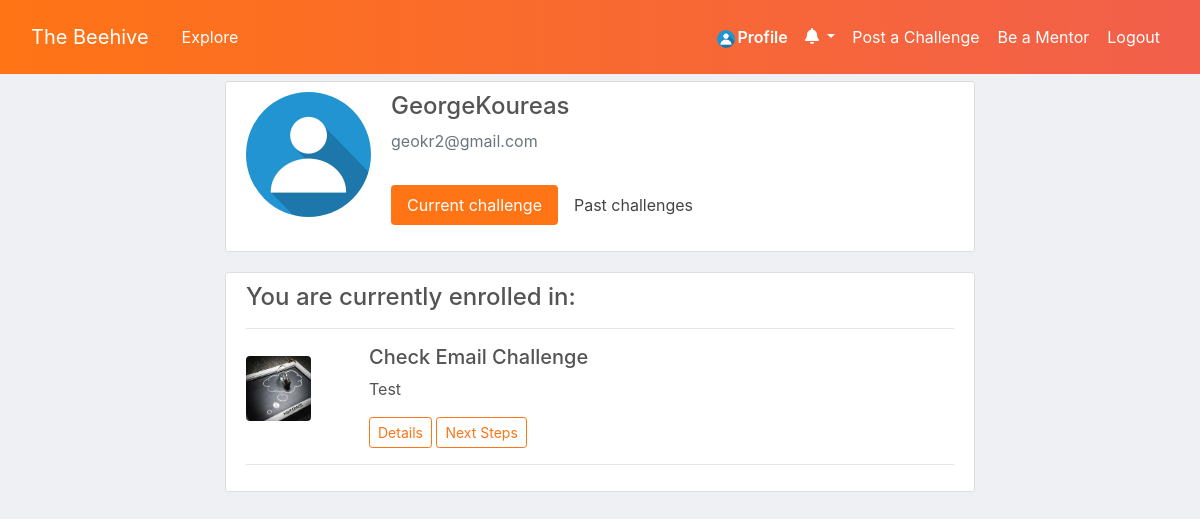
Screenshot of /profile/ (signed in) with the database file from the repository.
### users/models.py (models this page shows, shortened)
class Profile(models.Model):
    user = models.OneToOneField(User, on_delete=models.CASCADE)
    challenge_owner_account = models.BooleanField(null=True, help_text='Selecting YES will allow you to submit challenges!, Selecting NO will allow you to solve a challenge')
    image = models.ImageField(default='default.jpg', upload_to='profile_pics')

### challenges/models.py (models this page shows, shortened)
class Challenge(models.Model):
    SOFTWARE = 'SW'
    DESIGN = 'DE'
    HARDWARE = 'HW'
    SCIENCE = 'SC'
    MARKETING = 'MA'
    OTHER = 'OT'
    CATEGORY_CHOICES = [
        (SOFTWARE, 'Programming'),
        (DESIGN, 'Design'),
        (HARDWARE, 'Hardware'),
        (SCIENCE, 'Science'),
        (MARKETING, 'Marketing'),
        (OTHER, 'Other'),
    ]
    name = models.CharField(max_length=30)
    assignor = models.ForeignKey(User, blank=True, null=True, on_delete=models.CASCADE, related_name='owned_challenges')
    description_small = models.TextField()
    description_small_final = models.TextField(blank=True)
    description_large = models.TextField()
    description_large_final = models.TextField(blank=True)
    assignor_website = models.URLField()
    due_date = models.DateTimeField(null=True, blank=True)
    apply_until_date = models.DateTimeField(null=True, blank=True)
    date_posted = models.DateTimeField(default=timezone.now)
    applicants = models.ManyToManyField(User, blank=True, related_name='challenges')
    admitted = models.BooleanField(default=False, blank=True)
    contact_person_full_name = models.CharField(max_length=50, null=True)
    contact_person_email = models.EmailField(null=True)
    cover_image = models.ImageField(default='default_challenge.jpg', upload_to='challenge_pics')
    prize = models.CharField(max_length=50)
    category = models.CharField(max_length=2, choices=CATEGORY_CHOICES, default=OTHER)

### users/views.py (the view, shortened to what this page needs)
# urls.py: path('profile/', user_views.profile, name='profile'),
@login_required
def profile(request):
    act_challenge = Challenge.objects.filter((Q(applicants = request.user) & Q(due_date__gte=timezone.now()))).first()
    return render(request, 'users/profile.html', {'pitch_list': Challenge_Initial_Pitch.objects.filter(user=request.user), 'teams_list': Team.objects.filter(members=request.user.profile), 'title': "Profile", 'active_challenge': Challenge.objects.filter((Q(applicants = request.user) & Q(due_date__gte=timezone.now()))), 'past_challenges': Challenge.objects.filter((Q(applicants = request.user) & Q(due_date__lte=timezone.now()))), 'active_team': Team.objects.filter(Q(challenge = act_challenge) & Q(members=request.user.profile)) })

### challenges/context_processors.py (called while the page is built)
def notification_context(request):
    if request.user.is_anonymous:
        return {}
    n = Notifications.objects.filter(recipient=request.user).order_by('-timestamp')
    return {
        'notification': n,
    }

### users/templates/users/profile.html (shortened to what this page needs)
{% extends "base.html" %}
{% load tz %}
{% block content %}
<div class='col-md-8 mx-auto mt-0 pt-0'>
<div class="content-section mt-0">
  <div class="media">
    <img class="rounded-circle account-img" src="{{ user.profile.image.url }}">
    <div class="media-body">
      <h4 class="account-heading">{{ user.username }}</h4>
      <p class="text-secondary">{{ user.email }}</p>
      <ul class="nav nav-pills py-3" id="pills-tab" role="tablist">
        <li class="nav-item">
          <a class="nav-link active" id="pills-current-challenge-tab" data-toggle="pill" href="#pills-current-challenge" role="tab" aria-controls="current-challenge" aria-selected="true">Current challenge</a>
        </li>
        <li class="nav-item">
          <a class="nav-link" id="pills-past-challenges-tab" data-toggle="pill" href="#pills-past-challenges" role="tab" aria-controls="pills-past-challenges" aria-selected="false">Past challenges</a>
        </li>
      </ul>
    </div>
  </div>
</div>
</div>
<div class='col-md-8 mx-auto mt-auto'>
{% if not user.profile.challenge_owner_account %}
{% now "Y-m-d" as todays_date %}
<div class="tab-content pb-5" id="pills-tabContent">
    <div class="tab-pane fade show active" id="pills-current-challenge" role="tabpanel" aria-labelledby="pills-current-challenge-tab">
      {% if active_challenge %}
      <div class="media content-section">
        <div class="media-body">
          <h4> You are currently enrolled in: </h4>
          {% for challenge in active_challenge %}
            <hr>
              <div class='row'>
                <div class='col-2 m-auto'>
                <img class="rounded account-img past" src="{{ challenge.cover_image.url }}">
                </div>
                <div class='col-10'>
                  <h5>{{ challenge.name }}</h5>
                  <p>{{ challenge.description_small_final }}</p>
                  <a class="btn btn-sm btn-outline-info ml-auto" href="{% url 'challenges:challenge-details' challenge.pk %}">Details</a>
                  <a class="btn btn-sm btn-outline-info ml-auto" data-toggle="collapse" href="#NextSteps" role="button" aria-expanded="false" aria-controls="NextSteps">Next Steps</a>
                </div>
              </div>
            <hr>
          {% endfor %}
        </div>
      </div>
  {% else %}
  <div class="media content-section">
    <div class="media-body">
      <h4> You are not currently enrolled in a challenge: </h4>
    </div>
  </div>
{% endif %}
    </div>
{% endif %}
</div>
</div>
{% endblock content %}

### Beehive/templates/base.html (shortened to what this page needs)
{% load static %}
<!DOCTYPE html>
<html lang="en">
<head>
  <link rel="stylesheet" href="https://stackpath.bootstrapcdn.com/bootstrap/4.1.1/css/bootstrap.min.css">
  <link rel="stylesheet" href="https://cdn.datatables.net/1.10.20/css/dataTables.bootstrap4.min.css">
  <link rel="stylesheet" href="https://cdn.datatables.net/buttons/1.6.1/css/buttons.bootstrap4.min.css">
  <link rel="stylesheet" type="text/css" href="{% static 'challenges/main.css' %}">
</head>
<body>
    <header class="site-header mb-0 pb-0">
        <nav class="navbar navbar-expand-md navbar-dark bg-steel fixed-top py-3">
          <div class="container-fluid">
            <a class="navbar-brand mr-4" href="{% url 'challenges:challenge-home' %}">The Beehive</a>
            <div class="collapse navbar-collapse" id="navbarToggle">
              <div class="navbar-nav mr-auto">
                <a class="nav-item nav-link btn btn-link" href="{% url 'challenges:challenge-home' %}">Explore</a>
              </div>
              <div class="navbar-nav mb-0 pb-0">
                {% if user.is_authenticated %}
                <a class="nav-item nav-link btn rounded cust_menu_btn" href="{% url 'profile' %}"><img class="rounded-circle prof_btn_img" src="{{ user.profile.image.url }}">Profile</a>
                              <li class="nav-item avatar dropdown">
                              <a class="nav-link dropdown-toggle waves-effect waves-light" id="navbarDropdownMenuLink-5" data-toggle="dropdown" aria-haspopup="true" aria-expanded="true">
                                <i class="fas fa-bell"></i>
                              </a>
                              </li>
                <a class="nav-item nav-link btn btn-link" href="{% url 'challenges:challenge-create' %}">Post a Challenge</a>
                <a class="nav-item nav-link btn btn-link" href="{% url 'challenges:mentor-create' %}">Be a Mentor</a>
                <a class="nav-item nav-link btn btn-link" data-toggle="modal" data-target="#LogoutModalCenter">Logout</a>
                {% endif %}
              </div>
            </div>
          </div>
        </nav>
    </header>
    <main role="main" class="container-fluid mt-0 pt-0 mb-5" style='min-height: 50vh;'>
          <div class='col-md-8 mx-auto'>
          </div>
            {% block content %}{% endblock %}
      </main>
</body>

### challenges/static/challenges/main.css (style rules this page uses)
body { background: #eff0f3; color: #545454; margin-top: 5rem; }
h1, h2, h3, h4, h5, h6 { color: #545454; font-weight: 500; }
ul { margin: 0; list-style-type: none; }
li a { color: #444444; text-decoration: none; display: block; width: 100%; height: 100%; }
.bg-steel { background-image: linear-gradient(to right, #FF7415 , #F25F4C); }
.site-header .navbar-nav .nav-link { color: #ffffff; }
.nav-pills .nav-link.active { background-color: #FF7415; }
.content-section { background: #ffffff; padding: 10px 20px; border: 1px solid #dddddd; border-radius: 3px; margin-bottom: 20px; }
.prof_btn_img { height: 18px; width: 18px; margin-right: 3px; vertical-align: center; }
.account-img { height: 125px; width: 125px; margin-right: 20px; margin-bottom: 16px; }
.btn-outline-info { border-color: #FF7415 !important; color: #FF7415 !important; }
.past { height: 65px; width: 65px; }
.cust_menu_btn { font-weight: 600; }
.navbar { margin-bottom: 0; }

### rows the page displays
Challenge: cover_image (placeholder picture), name "Check Email Challenge", description_small_final "Test"

### other values shown
{{ user.username }} "GeorgeKoureas"
{{ user.email }} "geokr2@gmail.com"
